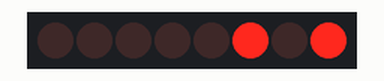
This sketch was run on a simulated Arduino Uno, built with avr-gcc and run on an emulated ATmega328P. Shown: 8 shift-register outputs drawn as a row of LEDs (first output left, lit = HIGH). Wiring (inferred from the names in the program): shift register (74HC595): data pin 11; shift clock pin 12; latch pin 8. Wiring (inferred from the signals the program sends): row of LEDs: on Q0, Q1, Q2, Q3, Q4, Q5, Q6, Q7.

Above: at 0.15 s.
At 0.75 s:
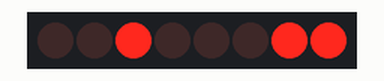
At 1.35 s:
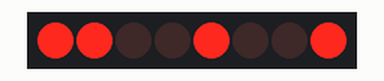
At 2.85 s:
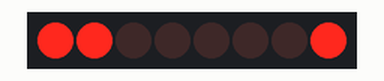
At 4.65 s:
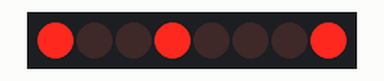
At 6.45 s:
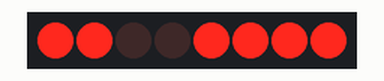
Timing chart, 0 to 6.9 s (numbered marks = the images above):
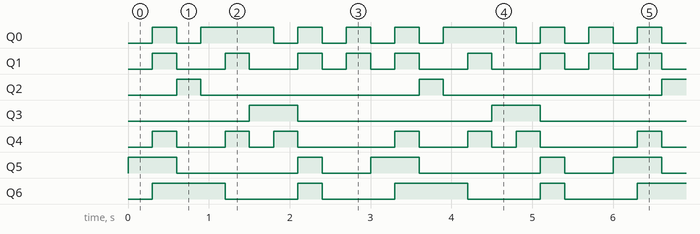

Measured:
- by itself, Q0: repeats every 3.0 s: LOW 0.30 s, HIGH 0.90 s, 3 × (LOW 0.30 s, HIGH 0.30 s)
- by itself, Q1: repeats every 3.0 s: 2 × (LOW 0.60 s, HIGH 0.30 s), 2 × (LOW 0.30 s, HIGH 0.30 s)
- by itself, Q2: alternates HIGH for 0.30 s and LOW for 2.7 s
- by itself, Q3: alternates HIGH for 0.60 s and LOW for 2.4 s
- by itself, Q4: repeats every 3.0 s: LOW 0.60 s, HIGH 0.30 s, LOW 0.30 s, HIGH 0.30 s, LOW 1.2 s, HIGH 0.30 s
- by itself, Q5: repeats every 3.0 s: LOW 1.5 s, HIGH 0.30 s, LOW 0.60 s, HIGH 0.60 s
- by itself, Q6: repeats every 3.0 s: LOW 0.90 s, HIGH 0.30 s, LOW 0.90 s, HIGH 0.90 s

The sketch:

shift.ino
```cpp
//Pin connected to ST_CP of 74HC595
#define LATCH 8
//Pin connected to SH_CP of 74HC595
#define CLK 12
////Pin connected to DS of 74HC595
#define DATA 11

byte data;
byte dataArray[10];

void setup() {
  //set pins to output because they are addressed in the main loop
  pinMode(LATCH, OUTPUT);
  pinMode(CLK, OUTPUT);
  pinMode(DATA, OUTPUT);
  Serial.begin(9600);

  //
  // e 0 1
  // d 1 2
  // c 2 4
  // b 3 8
  // a 4 16
  // g 5 32
  // f 6 64
  // dp 7 128
  dataArray[0] = 0b10100000;
  dataArray[1] = 0b11110011;
  dataArray[2] = 0b11000100;
  dataArray[3] = 0b11000001;
  dataArray[4] = 0b10010011;
  dataArray[5] = 0b10001001;
  dataArray[6] = 0b10011000;
  dataArray[7] = 0b11100011;
  dataArray[8] = 0b10000000;
  dataArray[9] = 0b10000011;

}

void loop() {

  for (int j = 0; j < 10; j++) {
    //load the light sequence you want from array
    data = dataArray[j];
    //ground latchPin and hold low for as long as you are transmitting
    digitalWrite(LATCH, LOW);
    //move 'em out
    shiftOut(DATA, CLK, MSBFIRST, data);
    //return the latch pin high to signal chip that it
    //no longer needs to listen for information
    digitalWrite(LATCH, HIGH);
    delay(300);
  }
}
```
